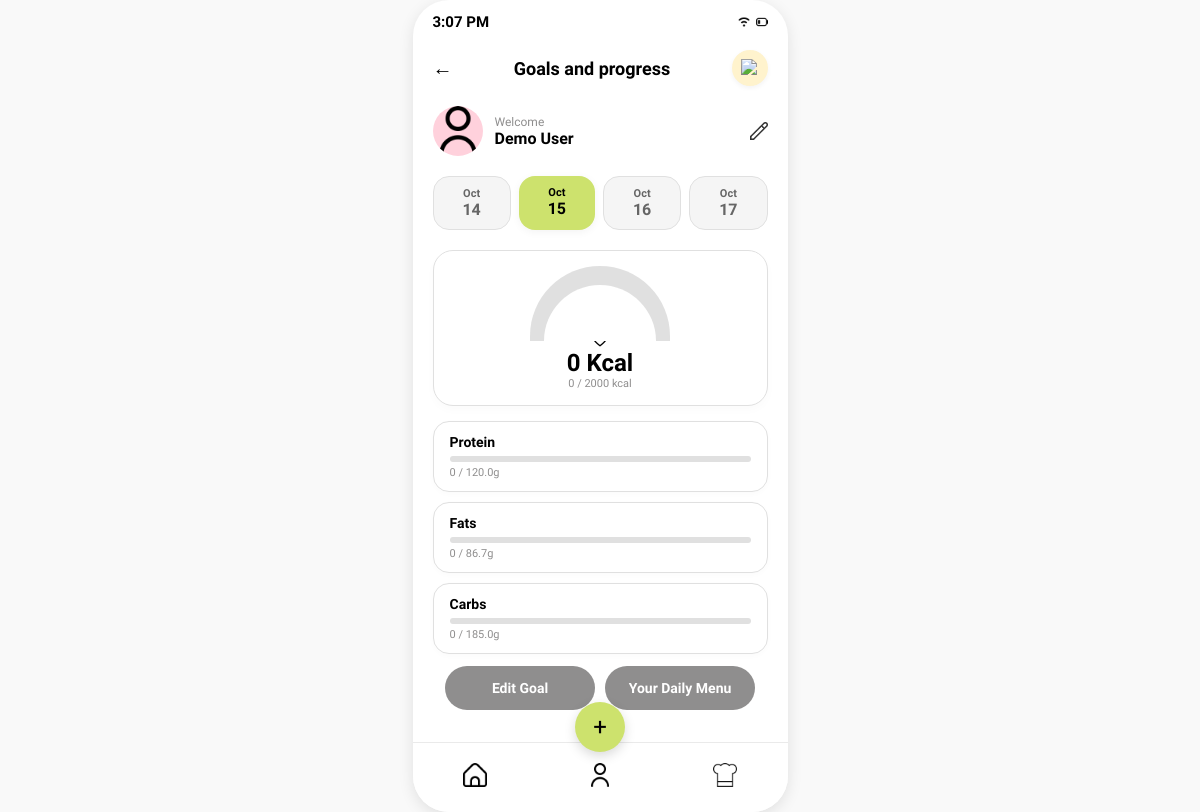
/dashboard, run on the app's committed database.
### tables this page shows
CREATE TABLE goals (
            id INTEGER PRIMARY KEY AUTOINCREMENT,
            user_id INTEGER NOT NULL UNIQUE,
            calories INTEGER NOT NULL,
            protein_percent INTEGER NOT NULL,
            carbohydrate_percent INTEGER NOT NULL,
            fat_percent INTEGER NOT NULL,
            protein_grams REAL NOT NULL,
            carbohydrate_grams REAL NOT NULL,
            fat_grams REAL NOT NULL,
            updated_at TEXT NOT NULL DEFAULT CURRENT_TIMESTAMP,
            FOREIGN KEY (user_id) REFERENCES users(id) ON DELETE CASCADE
        );

### app.py (the view)
@app.route("/dashboard", methods=["GET", "POST"])
def dashboard():
    selected_day, date_options = get_compact_date_options(request.args.get("date"))
    selected_date = selected_day.isoformat()
    goal_targets = {
        "calories": 0,
        "protein": 0,
        "fats": 0,
        "carbs": 0,
    }
    consumed = {"calories": 0.0, "protein": 0.0, "fats": 0.0, "carbs": 0.0}
    profile_name = None
    with get_database_connection() as connection:
        user_id = get_food_user_id(connection)
        goal = None
        if user_id is not None:
            goal = connection.execute(
                """
                SELECT calories, protein_grams, carbohydrate_grams, fat_grams
                FROM goals
                WHERE user_id = ?
                """,
                (user_id,),
            ).fetchone()
            consumed = get_daily_nutrition_totals(connection, user_id, selected_date)
            profile_row = get_saved_profile(connection, user_id)
            profile_name = profile_row["name"] if profile_row is not None else None
    if goal is not None:
        goal_targets = {
            "calories": goal["calories"],
            "protein": goal["protein_grams"],
            "fats": goal["fat_grams"],
            "carbs": goal["carbohydrate_grams"],
        }
    consumed_display = {
        nutrient: format_nutrition_value(value) for nutrient, value in consumed.items()
    }
    progress = {
        "calories": calculate_progress(consumed["calories"], goal_targets["calories"]),
        "protein": calculate_progress(consumed["protein"], goal_targets["protein"]),
        "fats": calculate_progress(consumed["fats"], goal_targets["fats"]),
        "carbs": calculate_progress(consumed["carbs"], goal_targets["carbs"]),
    }
    return render_template(
        "dashboard.html",
        selected_date=selected_date,
        date_options=date_options,
        goal_targets=goal_targets,
        consumed=consumed,
        consumed_display=consumed_display,
        progress=progress,
        profile_name=profile_name or "Demo User",
    )

### app.py (called while the page is built)
def get_database_connection():
    return open_database_connection(app.config["DATABASE"])

def active_demo_user_id():
    user_id = session.get("user_id")
    if user_id is None:
        return None
    with get_database_connection() as connection:
        user = connection.execute(
            "SELECT id FROM users WHERE id = ?", (user_id,)
        ).fetchone()
    return user["id"] if user is not None else None

def get_food_user_id(connection):
    session_user_id = active_demo_user_id()
    if session_user_id is not None:
        return session_user_id
    users = connection.execute("SELECT id FROM users ORDER BY id LIMIT 2").fetchall()
    return users[0]["id"] if len(users) == 1 else None

def get_daily_nutrition_totals(connection, user_id, meal_date):
    totals = {"calories": 0.0, "protein": 0.0, "fats": 0.0, "carbs": 0.0}
    if user_id is None:
        return totals
    row = connection.execute(
        """
        SELECT COALESCE(SUM(calories), 0) AS calories,
               COALESCE(SUM(protein_grams), 0) AS protein,
               COALESCE(SUM(fat_grams), 0) AS fats,
               COALESCE(SUM(carbohydrate_grams), 0) AS carbs
        FROM meal_logs
        WHERE user_id = ? AND meal_date = ?
        """,
        (user_id, meal_date),
    ).fetchone()
    return {name: float(row[name]) for name in totals}

def format_nutrition_value(value):
    value = float(value)
    return str(int(value)) if value.is_integer() else f"{value:.1f}"

def calculate_progress(consumed, target):
    target = float(target)
    if target <= 0:
        return 0
    return min(100, round((float(consumed) / target) * 100, 1))

def get_compact_date_options(requested_date):
    try:
        selected_date = (
            date.fromisoformat(requested_date) if requested_date else date.today()
        )
    except (TypeError, ValueError):
        selected_date = date.today()
    date_options = []
    for offset in (-1, 0, 1, 2):
        option_date = selected_date + timedelta(days=offset)
        date_options.append(
            {
                "value": option_date.isoformat(),
                "month": option_date.strftime("%b"),
                "day": option_date.day,
                "is_selected": option_date == selected_date,
            }
        )
    return selected_date, date_options

### templates/dashboard.html (shortened to what this page needs)
<!DOCTYPE html>
<html lang="en">
<head>
    <link rel="stylesheet" href="{{ url_for('static', filename='style.css') }}">
</head>
<body>
    <div class="phone-screen" style="justify-content: flex-start; padding: 25px 20px; position: relative;">
        <div class="status-bar">
            <span id="live-est-clock">9:41</span>
            <div class="icons">
                <img src="{{ url_for('static', filename='wifi.png') }}" alt="Wi-Fi">
                <img src="{{ url_for('static', filename='battery.png') }}" alt="Battery">
            </div>
        </div>
        <div
            style="display: flex; justify-content: space-between; align-items: center; width: 100%; margin-top: 25px; margin-bottom: 20px;">
            <a href="{{ url_for('goal') }}"
                style="font-size: 20px; color: #000; text-decoration: none; font-weight: bold;">←</a>
            <h2 style="font-size: 18px; font-weight: 700; margin: 0; color: #000000;">Goals and progress</h2>
            <a href="{{ url_for('notifications') }}" style="text-decoration: none; display: flex;">
                <div
                    style="background: #FFF3CD; border-radius: 50%; width: 36px; height: 36px; display: flex; align-items: center; justify-content: center; box-shadow: 0 2px 5px rgba(0,0,0,0.05);">
                    <img src="{{ url_for('static', filename='bell.png') }}" alt="Notification Bell"
                        style="width: 18px; height: 18px; object-fit: contain;">
                </div>
            </a>
        </div>
        <a href="{{ url_for('profile') }}"
            style="display: flex; align-items: center; width: 100%; margin-bottom: 20px; position: relative; text-decoration: none;">
            <div
                style="width: 50px; height: 50px; border-radius: 50%; overflow: hidden; margin-right: 12px; background: #FFD1DC; display: flex; align-items: center; justify-content: center;">
                <img src="{{ url_for('static', filename='user-3.png') }}" alt="Profile Avatar"
                    style="width: 100%; height: 100%; object-fit: cover;">
            </div>
            <div>
                <div style="font-size: 12px; color: #8F8E8E; font-weight: 500;">Welcome</div>
                <div style="font-size: 16px; font-weight: 700; color: #000;">{{ profile_name }}</div>
            </div>
            <div style="position: absolute; right: 0; display: flex; align-items: center; justify-content: center;">
                <img src="{{ url_for('static', filename='pencil.png') }}" alt="Edit Profile"
                    style="width: 18px; height: 18px; object-fit: contain; opacity: 0.8;">
            </div>
        </a>
        <div style="display: flex; justify-content: space-between; width: 100%; margin-bottom: 20px; gap: 8px;">
            {% for date_option in date_options %}
            <a href="{{ url_for('dashboard', date=date_option.value) }}"
                style="text-decoration: none; flex: 1; background: {% if date_option.is_selected %}#CDE26D{% else %}#F5F5F5{% endif %}; border-radius: 16px; padding: 10px 0; text-align: center; border: {% if date_option.is_selected %}none{% else %}1px solid #E0E0E0{% endif %}; box-shadow: {% if date_option.is_selected %}0 2px 8px rgba(0,0,0,0.05){% else %}none{% endif %};">
                <div
                    style="font-size: 11px; color: {% if date_option.is_selected %}#000{% else %}#666{% endif %}; font-weight: 600;">
                    {{ date_option.month }}</div>
                <div
                    style="font-size: 16px; color: {% if date_option.is_selected %}#000{% else %}#666{% endif %}; font-weight: 700;">
                    {{ date_option.day }}</div>
            </a>
            {% endfor %}
        </div>
        <div
            style="background: #ffffff; border: 1.5px solid #E0E0E0; border-radius: 20px; padding: 15px; width: 100%; display: flex; flex-direction: column; align-items: center; margin-bottom: 15px; box-shadow: 0 4px 10px rgba(0,0,0,0.02); position: relative; box-sizing: border-box;">
            <div style="
                width: 140px;
                height: 75px;
                border-top-left-radius: 75px;
                border-top-right-radius: 75px;
                background: conic-gradient(
                    from 270deg at 50% 100%,
                    {% if progress.calories >= 100 %}#CDE26D{% else %}#FFCC00{% endif %} 0deg,
                    {% if progress.calories >= 100 %}#CDE26D{% else %}#FFCC00{% endif %} {{ (progress.calories * 1.8)|round(1) }}deg,
                    #E0E0E0 {{ (progress.calories * 1.8)|round(1) }}deg,
                    #E0E0E0 360deg
                );
                position: relative;
                display: flex;
                align-items: flex-end;
                justify-content: center;
            ">
                <div
                    style="width: 112px; height: 56px; border-top-left-radius: 56px; border-top-right-radius: 56px; background: #ffffff;">
                </div>
            </div>
            <div style="display: flex; align-items: center; gap: 4px; margin-top: -10px;">
            </div>
            <div style="font-size: 24px; font-weight: 800; color: #000; margin-top: 2px;">{{ consumed_display.calories
                }} Kcal</div>
            <div style="font-size: 11px; color: #8F8E8E; font-weight: 500;">{{ consumed_display.calories }} / {{
                goal_targets.calories }} kcal</div>
        </div>
        <div style="width: 100%; display: flex; flex-direction: column; gap: 10px; margin-bottom: 15px;">
            <div
                style="background: #ffffff; border: 1.5px solid #E0E0E0; border-radius: 16px; padding: 12px 16px; box-shadow: 0 2px 6px rgba(0,0,0,0.02);">
                <div
                    style="display: flex; justify-content: space-between; font-size: 14px; font-weight: 700; color: #000; margin-bottom: 6px;">
                    <span>Protein</span>
                </div>
                <div
                    style="background: #E0E0E0; border-radius: 4px; height: 6px; width: 100%; overflow: hidden; margin-bottom: 4px;">
                </div>
                <div style="font-size: 11px; color: #8F8E8E;">{{ consumed_display.protein }} / {{ goal_targets.protein
                    }}g</div>
            </div>
            <div
                style="background: #ffffff; border: 1.5px solid #E0E0E0; border-radius: 16px; padding: 12px 16px; box-shadow: 0 2px 6px rgba(0,0,0,0.02);">
                <div
                    style="display: flex; justify-content: space-between; font-size: 14px; font-weight: 700; color: #000; margin-bottom: 6px;">
                    <span>Fats</span>
                </div>
                <div
                    style="background: #E0E0E0; border-radius: 4px; height: 6px; width: 100%; overflow: hidden; margin-bottom: 4px;">
                </div>
                <div style="font-size: 11px; color: #8F8E8E;">{{ consumed_display.fats }} / {{ goal_targets.fats }}g
                </div>
            </div>
            <div
                style="background: #ffffff; border: 1.5px solid #E0E0E0; border-radius: 16px; padding: 12px 16px; box-shadow: 0 2px 6px rgba(0,0,0,0.02);">
                <div
                    style="display: flex; justify-content: space-between; font-size: 14px; font-weight: 700; color: #000; margin-bottom: 6px;">
                    <span>Carbs</span>
                </div>
                <div
                    style="background: #E0E0E0; border-radius: 4px; height: 6px; width: 100%; overflow: hidden; margin-bottom: 4px;">
                </div>
                <div style="font-size: 11px; color: #8F8E8E;">{{ consumed_display.carbs }} / {{ goal_targets.carbs }}g
                </div>
            </div>
        </div>
        <div style="display: flex; gap: 10px; width: 100%; max-width: 330px; margin: -3px auto; padding: 0 10px;">
            <a href="{{ url_for('set_goals') }}"
                style="flex: 1; background-color: #8F8E8E; color: #ffffff; font-size: 14px; font-weight: 600; padding: 14px 10px; border: none; border-radius: 25px; text-align: center; text-decoration: none; display: inline-block;">Edit
                Goal</a>
            <a href="{{ url_for('daily_menu', date=selected_date, meal='Breakfast') }}"
                style="flex: 1; background-color: #8F8E8E; color: #ffffff; font-size: 14px; font-weight: 600; padding: 14px 10px; border: none; border-radius: 25px; text-align: center; text-decoration: none; display: inline-block;">Your
                Daily Menu</a>
        </div>
        <div class="bottom-nav">
            <a href="{{ url_for('dashboard') }}"><img src="{{ url_for('static', filename='home.png') }}" alt="Home"
                    class="nav-icon"></a>
            <a href="{{ url_for('profile') }}"><img src="{{ url_for('static', filename='user-3.png') }}" alt="Profile"
                    class="nav-icon"></a>
            <a href="{{ url_for('food_library') }}"><img src="{{ url_for('static', filename='hat-chef.png') }}"
                    alt="Chef" class="nav-icon"></a>
        </div>
        <a href="{{ url_for('log_meal') }}" class="floating-add-btn">+</a>
    </div>
</body>
</html>

### static/style.css (style rules this page uses)
* { margin: 0; padding: 0; box-sizing: border-box; }
body { font-family: "Quicksand", sans-serif; background-color: #f9f9f9; display: flex; justify-content: center; align-items: center; min-height: 100vh; }
.phone-screen { background-color: #ffffff; width: 375px; height: 812px; border-radius: 36px; box-shadow: 0 4px 15px rgba(0,0,0,0.1); display: flex; flex-direction: column; align-items: center; justify-content: flex-start; position: relative; padding: 25px 20px; overflow: hidden; }
.status-bar { width: 100%; height: 44px; position: absolute; top: 0; left: 0; display: flex; justify-content: space-between; align-items: center; padding: 0 20px; font-size: 15px; font-weight: 600; color: #000000; }
.status-bar .icons { display: flex; align-items: center; gap: 6px; }
.status-bar .icons img { height: 12px; width: auto; object-fit: contain; }
.bottom-nav { position: absolute; bottom: 0; left: 0; width: 100%; height: 70px; background-color: #ffffff; border-top: 1px solid #eaeaea; display: flex; justify-content: space-around; align-items: center; z-index: 100; box-sizing: border-box; }
.bottom-nav a { font-size: 22px; color: #1A3427; text-decoration: none; }
.nav-icon { width: 24px; height: 24px; object-fit: contain; }
.floating-add-btn { position: absolute; bottom: 60px; left: 50%; transform: translateX(-50%); width: 50px; height: 50px; background: #CDE26D; border-radius: 50%; display: flex; justify-content: center; align-items: center; font-size: 24px; color: #000000; text-decoration: none; box-shadow: 0 4px 12px rgba(0,0,0,0.15); z-index: 200; }

### data on the page
goals: calories "2000", protein "120.0", fats "86.7", carbs "185.0"

### other printed values
{{ profile_name }} "Demo User"
{{ date_option.month }} "Oct" "Oct" "Oct" "Oct"
{{ date_option.day }} "14" "15" "16" "17"
{{ consumed_display.calories }} "0"
{{ consumed_display.protein }} "0"
{{ consumed_display.fats }} "0"
{{ consumed_display.carbs }} "0"
